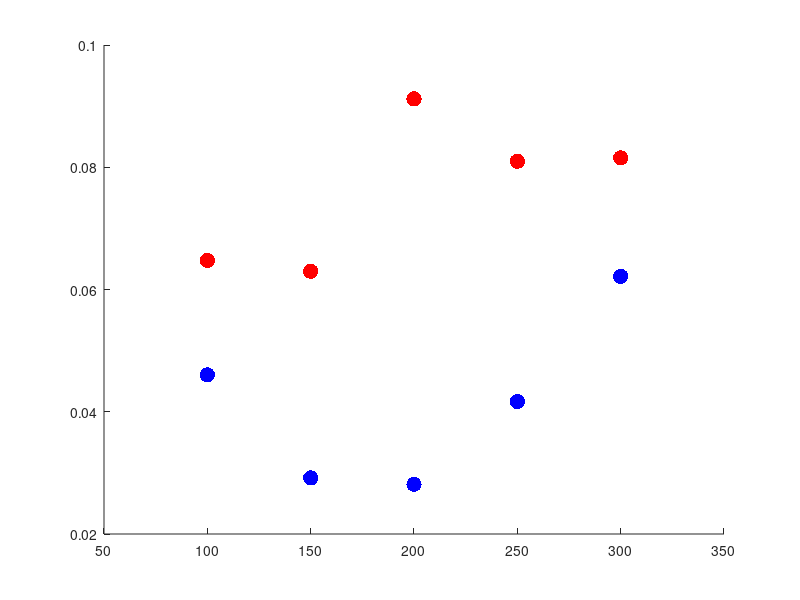
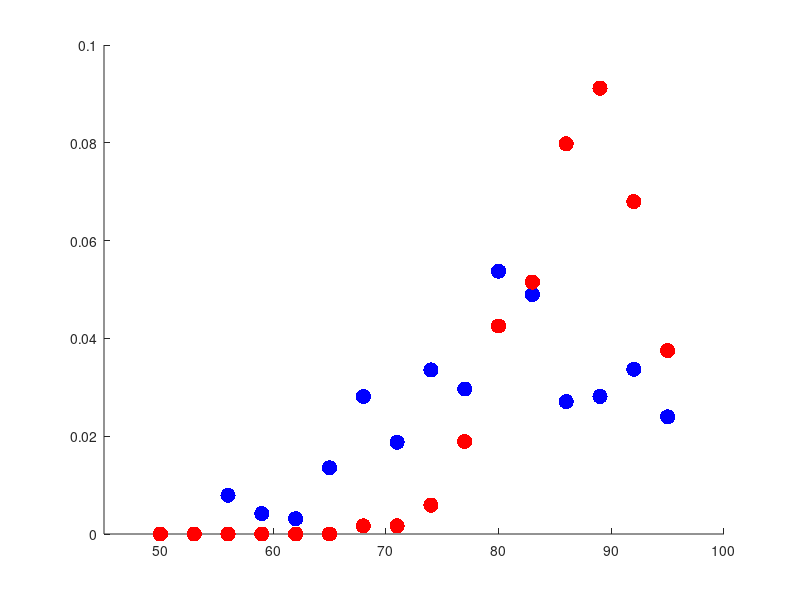
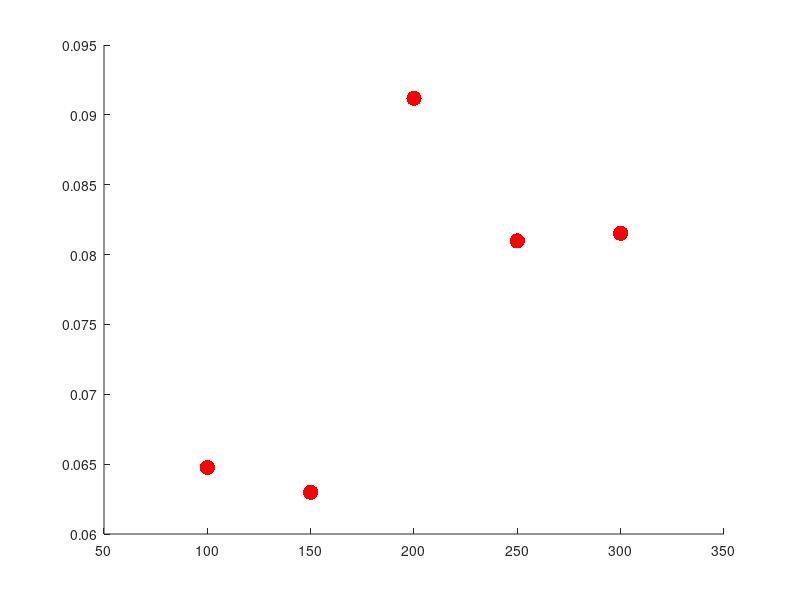
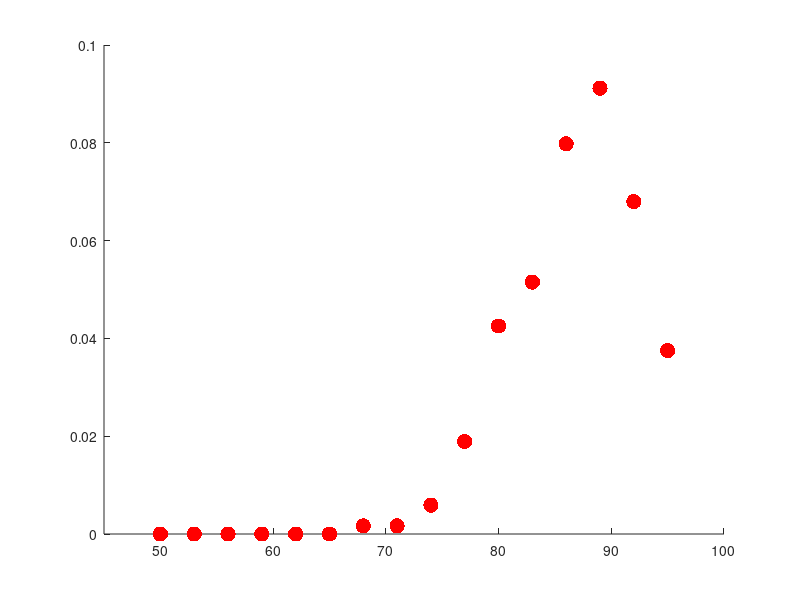

MATLAB code for these plots, in order:
close all
load('video/Label/changeDetectAconBrgbSiftnoModrgbPMPrc7.mat')
load('video/Label/changeDetectAconBrgbSiftlabModrgbPMPrc7.mat')
%stable labModrgbPM percentile 89
labModrgbPMstabPrc(5) = 0;
for j = 1:5
    for i = 1:40
       
        labModrgbPMstabPrc(j) = labModrgbPMstabPrc(j) + changeDetectAconBrgbSiftlabModrgbPMPrc7{i,5}(1,14,j);
    end
end
labModrgbPMstabPrc = labModrgbPMstabPrc./40;


%stable  labModrgbPM win_size 200
labModrgbPMstabWin(16) = 0;
for j = 1:16
    for i = 1:40
       
        labModrgbPMstabWin(j) = labModrgbPMstabWin(j) + changeDetectAconBrgbSiftlabModrgbPMPrc7{i,5}(1,j,3);
    end
end
labModrgbPMstabWin = labModrgbPMstabWin./40;

%stable baseline percentile 89
baseStabPrc(5) = 0;
for j = 1:5
    for i = 1:40
       
        baseStabPrc(j) = baseStabPrc(j) + changeDetectAconBrgbSiftnoModrgbPMPrc7{i,5}(1,14,j);
    end
end
baseStabPrc = baseStabPrc./40;


%stable baseline win_size 200
baseStabWin(16) = 0;
for j = 1:16
    for i = 1:40
       
        baseStabWin(j) = baseStabWin(j) + changeDetectAconBrgbSiftnoModrgbPMPrc7{i,5}(1,j,3);
    end
end
baseStabWin = baseStabWin./40;
dir = strcat('./paperFigures');
s = 120;
%plot stabPrc
figure
scatter([100,150,200,250,300],baseStabPrc,s,'filled','o','MarkerFaceColor','b','LineWidth',1.5)
hold on
scatter([100,150,200,250,300],labModrgbPMstabPrc,s,'filled','o','MarkerFaceColor','r','LineWidth',1.5)

xlim([50 350])
hold off
print(strcat(dir,'/suppl_stablizePercentile'),'-djpeg','-r500')
close

%plot stabWin
figure
scatter((50:3:95),baseStabWin,s,'filled','o','MarkerFaceColor','b','LineWidth',1.5);
hold on
scatter((50:3:95),labModrgbPMstabWin,s,'filled','o','MarkerFaceColor','r','LineWidth',1.5)
xlim([45 100])
hold off
print(strcat(dir,'/suppl_stablizeWinSize'),'-djpeg','-r500')
close


figure
scatter([100,150,200,250,300],labModrgbPMstabPrc,s,'filled','o','MarkerFaceColor','r','LineWidth',1.5)
xlim([50 350])
print(strcat(dir,'/suppl_stablizePercentile_noBaseline'),'-djpeg','-r500')
close

figure
scatter((50:3:95),labModrgbPMstabWin,s,'filled','o','MarkerFaceColor','r','LineWidth',1.5)
xlim([45 100])
print(strcat(dir,'/suppl_stablizeWinSize_noBaseline'),'-djpeg','-r500')
close
